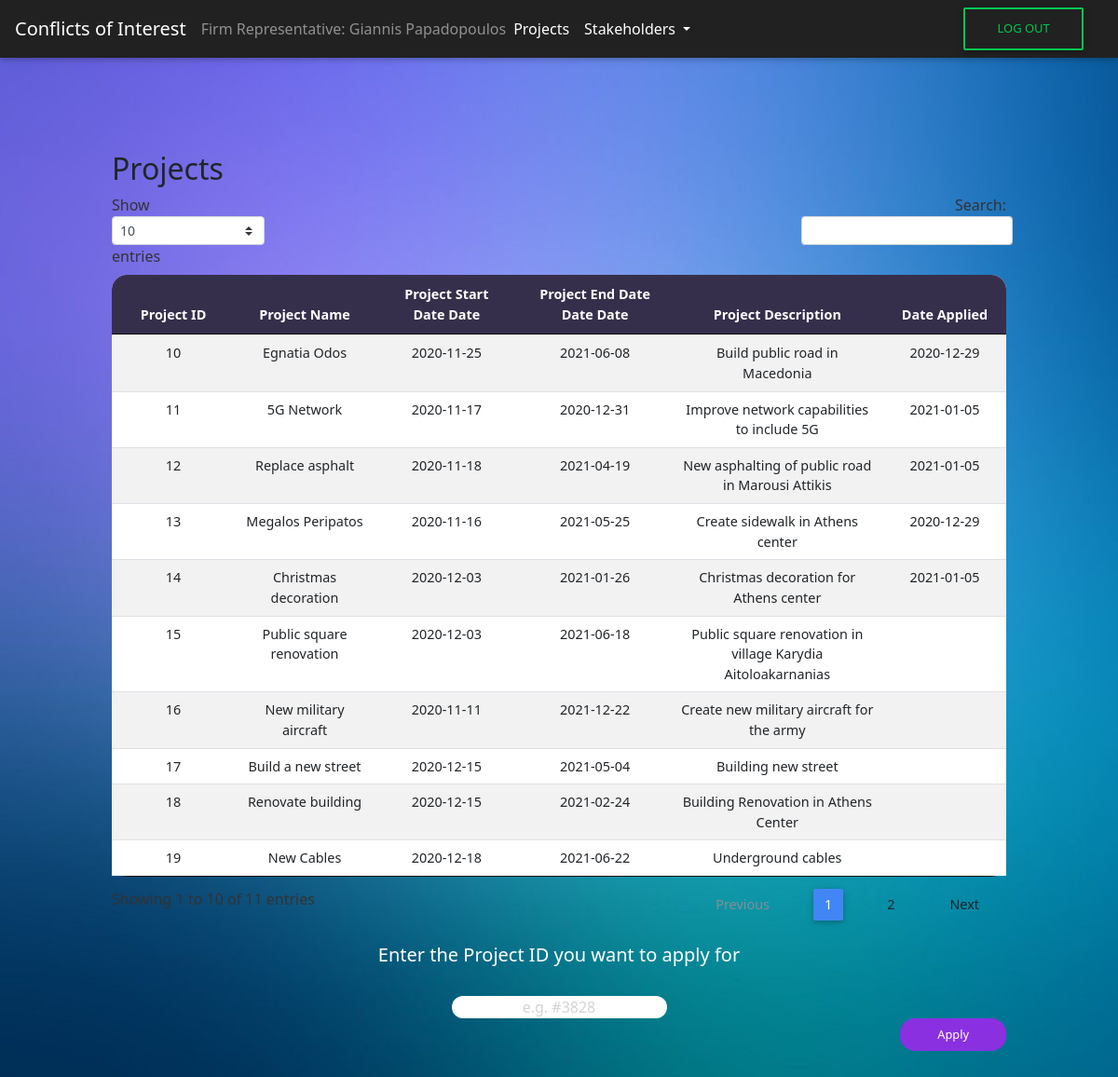
/CoI/projects_FR.php (signed in), run on the app's committed database.
### tables this page shows
CREATE TABLE `firms_projects` (
  `firm_id` int(9) NOT NULL COMMENT '9',
  `project_id` int(9) NOT NULL,
  `date_applied` date NOT NULL DEFAULT current_timestamp()
);

CREATE TABLE `projects` (
  `project_id` int(12) NOT NULL,
  `project_name` varchar(255) NOT NULL,
  `project_start_date` date NOT NULL,
  `project_end_date` date NOT NULL,
  `project_desc` varchar(1000) NOT NULL CHECK (`project_start_date` < `project_end_date` and `project_start_date` > '2019-01-01')
);

### CoI/projects_FR.php (the view, shortened to what this page needs)
<?php
include('header.php');
include('connect.php');
include('navbar_FR.php');
$fr_AFM = $_SESSION["AFM"];
$sql = "SELECT * FROM users INNER JOIN firm_representatives ON users.AFM = firm_representatives.fr_AFM where fr_AFM = $fr_AFM";
$result = $conn->query($sql);
$firm_id = "";
while ($rows = $result->fetch_assoc()) {
  $firm_id = $rows['firm_id'];
}
?>
<div id="View All Projects" class="tabcontent" id="defaultOpen">
  <div class="wrapper-table">
    <div class="page-header clearfix">
      <h2 class="pull-left">Projects</h2>
    </div>
    <?php
    $sql2 = "SELECT projects.project_id, projects.project_name, projects.project_start_date, projects.project_end_date, projects.project_desc, firms_projects.date_applied FROM projects LEFT JOIN firms_projects ON projects.project_id = firms_projects.project_id AND firms_projects.firm_id = $firm_id";
    if ($result = mysqli_query($conn, $sql2)) {
      if (mysqli_num_rows($result) > 0) {
        echo  "<table id='projects' class='table table-striped table-sm project-table' cellspacing='0' width='100%'>";
        echo "<thead>";
        echo "<tr>";
        echo "<th class='th-sm' id ='th-first' >Project ID</th>";
        echo "<th class='th-sm'>Project Name</th>";
        echo "<th class='th-sm'>Project Start Date Date</th>";
        echo "<th class='th-sm'>Project End Date Date Date</th>";
        echo "<th class='th-sm'>Project Description</th>";
        echo "<th class='th-sm' id='th-last'>Date Applied</th>";
        echo "</tr>";
        echo "</thead>";
        echo "<tbody>";
        while ($row = mysqli_fetch_array($result)) {
          echo "<tr>";
          echo "<td>" . $row['project_id'] . "</td>";
          echo "<td>" . $row['project_name'] . "</td>";
          echo "<td>" . $row['project_start_date'] . "</td>";
          echo "<td>" . $row['project_end_date'] . "</td>";
          echo "<td>" . $row['project_desc'] . "</td>";
          echo "<td>" . $row['date_applied'] . "</td>";
          echo "</tr>";
        }
        echo "</table>";
      } else {
        echo "<p class='lead'><em>No records were found.</em></p>";
      }
    } else {
      echo "ERROR: Could not execute $sql2. " . mysqli_error($conn);
    }
    echo "<center>";
    echo "<form method='post'>";
    echo "<h5 style='color:white'>Enter the Project ID you want to apply for</h5>";
    echo "<br>";
    echo "<input type='text' placeholder='e.g. #3828' name='idInput' class='idInput' required>";
    echo "</center>";
    echo "<input type='submit' value='Apply' name='apply' class='submit-button'>";
    ?>
  </div>
</div>
<?php include('footer.php') ?>
</body>
</html>

### CoI/css/style.css (style rules this page uses)
html, * { padding: 0px; margin: 0px; font-family: Segoe UI; }
body { height: 100%; font-family: Segoe UI; }
body { background-image: url("../assets/Background.png"); background-size: cover; background-repeat: no-repeat; background-attachment: fixed; }
.wrapper-table { margin-top: 100px; margin-bottom: 100px; width: 80%; margin-left: auto; margin-right: auto; }
.project-table { border-radius: 1rem; background-color: white; text-align: center; }
th { background-color: #362F4B; border-color: black; color: white; }
#th-first { border-radius: 16px 0px 0px 0px; }
#th-last { border-radius: 0px 16px 0px 0px; }
.idInput { border-radius: 1rem; border-color: white; border-width: 0; text-align: center; }
::placeholder { color: lightgray; }
.submit-button { border-radius: 1rem; border-width: 0; text-align: center; float: right; color: white; background-color: #8A30E1; padding: 8px; padding-right: 40px; padding-left: 40px; font-size: 80%; }

### data on the page
firms_projects: project.project_id "10", project.project_name "Egnatia Odos", project.project_start_date "2020-11-25", project.project_end_date "2021-06-08", project.project_desc "Build public road in Macedonia", date_applied "2020-12-29"
firms_projects: project.project_id "11", project.project_name "5G Network", project.project_start_date "2020-11-17", project.project_end_date "2020-12-31", project.project_desc "Improve network capabilities to include 5G", date_applied "2021-01-05"
firms_projects: project.project_id "12", project.project_name "Replace asphalt", project.project_start_date "2020-11-18", project.project_end_date "2021-04-19", project.project_desc "New asphalting of public road in Marousi Attikis", date_applied "2021-01-05"
firms_projects: project.project_id "13", project.project_name "Megalos Peripatos", project.project_start_date "2020-11-16", project.project_end_date "2021-05-25", project.project_desc "Create sidewalk in Athens center", date_applied "2020-12-29"
firms_projects: project.project_id "14", project.project_name "Christmas decoration", project.project_start_date "2020-12-03", project.project_end_date "2021-01-26", project.project_desc "Christmas decoration for Athens center", date_applied "2021-01-05"
projects: project_id "15", project_name "Public square renovation", project_start_date "2020-12-03", project_end_date "2021-06-18", project_desc "Public square renovation in village Karydia Aitoloakarnanias"
projects: project_id "16", project_name "New military aircraft", project_start_date "2020-11-11", project_end_date "2021-12-22", project_desc "Create new military aircraft for the army"
projects: project_id "17", project_name "Build a new street", project_start_date "2020-12-15", project_end_date "2021-05-04", project_desc "Building new street"
projects: project_id "18", project_name "Renovate building", project_start_date "2020-12-15", project_end_date "2021-02-24", project_desc "Building Renovation in Athens Center"
projects: project_id "19", project_name "New Cables", project_start_date "2020-12-18", project_end_date "2021-06-22", project_desc "Underground cables"

### other printed values
$_SESSION["name"] "Giannis Papadopoulos"
